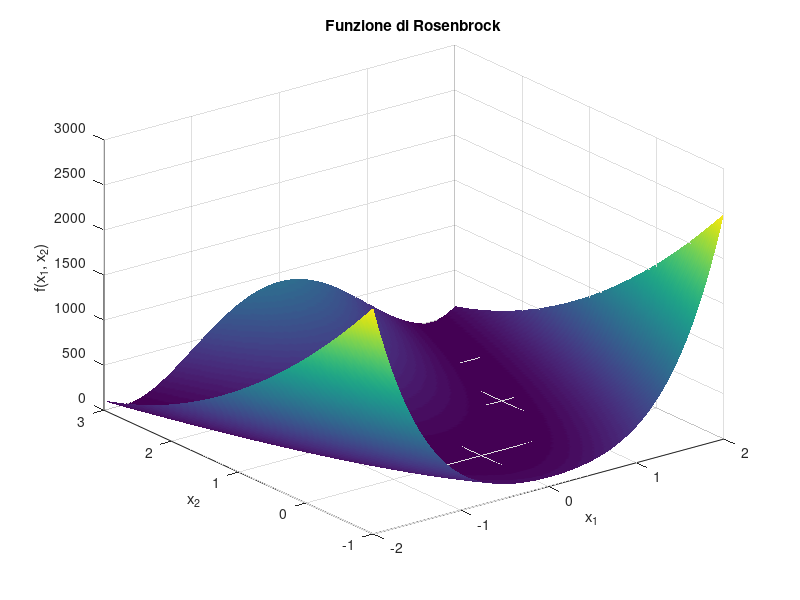

MATLAB code for this plot:
% Intervallo per x1 e x2
[x1, x2] = meshgrid(linspace(-2, 2, 200), linspace(-1, 3, 200));

% Funzione di Rosenbrock
f = 100 * (x2 - x1.^2).^2 + (1 - x1).^2;

% Plot 3D
figure
surf(x1, x2, f)
xlabel('x_1')
ylabel('x_2')
zlabel('f(x_1, x_2)')
title('Funzione di Rosenbrock')
shading interp
